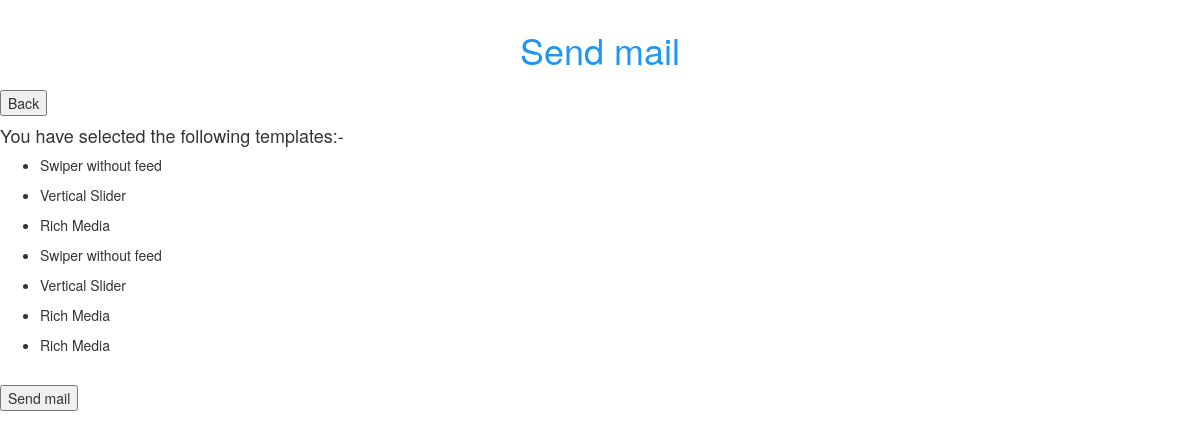
Page /endpage.php?id=161 (signed in) on the committed database.
### tables this page shows
CREATE TABLE `assign_task` (
  `id` int(11) NOT NULL,
  `task_name` varchar(255) NOT NULL,
  `temp_tbd` varchar(255) NOT NULL DEFAULT '0',
  `assign_to` varchar(255) NOT NULL,
  `time_v` int(255) NOT NULL,
  `deviation_v` int(255) NOT NULL,
  `status_v` int(11) NOT NULL DEFAULT 0,
  `member` varchar(255) NOT NULL,
  `assign_time` datetime NOT NULL,
  `assets` varchar(255) NOT NULL,
  `previews` varchar(255) NOT NULL,
  `adtags` varchar(255) NOT NULL
);

### endpage.php (the view, shortened to what this page needs)
<?php
include "conn.php";
$id=$_GET['id'];
?>
<!DOCTYPE html>
<html lang="en">
<head>
    <link rel="stylesheet" href="style.css">
</head>
<body>
<h1 class="heading">Send mail</h1>
    <form action="" method="post">
      <button onclick="location='../'">Back</button>
    <br>
    <div>
        <h4>You have selected the following templates:- </h4>
        <?php
        $sql10="SELECT * FROM `tracker_data` WHERE id = $id LIMIT 1";
        $result10=mysqli_query($connectDB,$sql10);
        $row10=mysqli_fetch_assoc($result10);
      $campaign_name=$row10['campaign_name'];
      $sql11="SELECT * FROM `assign_task` WHERE task_name='$campaign_name'";
      $result11=mysqli_query($connectDB,$sql11);
          while($row11=mysqli_fetch_assoc($result11)){
            ?>
            <ul>
                <li>
                    <?php echo $row11["temp_tbd"] ?>
                </li>
            </ul>
            <?php
        }
        ?>
        <br><button type="submit" name="send">
            Send mail
        </button>
        </form>
</body>
</html>

### conn.php (shortened to what this page needs)
<!DOCTYPE html>
<html lang="en">
<head>
  <link rel="stylesheet" href="https://maxcdn.bootstrapcdn.com/bootstrap/3.3.4/css/bootstrap.min.css">
  <link rel="stylesheet" href="https://cdnjs.cloudflare.com/ajax/libs/bootstrap-multiselect/0.9.13/css/bootstrap-multiselect.css" />
</head>
</html>

### style.css (style rules this page uses)
.heading { margin-top: 30px; color: #2096f3; text-align: center; margin-bottom: 20px; }

### rows in the picture
assign_task: temp_tbd "Swiper without feed"
assign_task: temp_tbd "Vertical Slider"
assign_task: temp_tbd "Rich Media"
assign_task: temp_tbd "Swiper without feed"
assign_task: temp_tbd "Vertical Slider"
assign_task: temp_tbd "Rich Media"
assign_task: temp_tbd "Rich Media"
